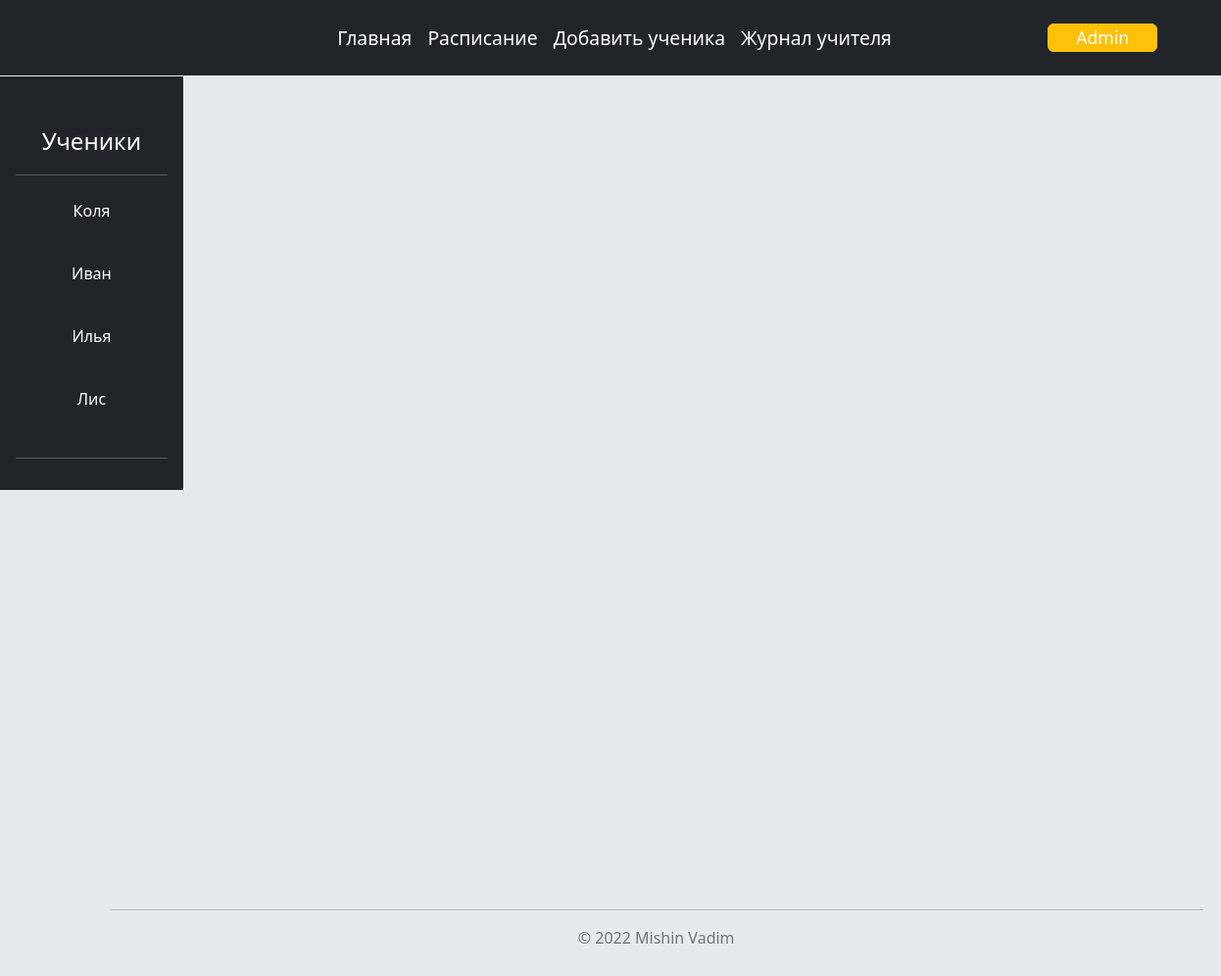
Page /journal/0 (signed in) on the committed database.
### data/user.py (models this page shows, shortened)
class User(SqlAlchemyBase, UserMixin):
    __tablename__ = 'users'
    id = sqlalchemy.Column(sqlalchemy.Integer, primary_key=True, autoincrement=True)
    login = sqlalchemy.Column(sqlalchemy.String, nullable=True)
    name = sqlalchemy.Column(sqlalchemy.String)
    hashed_password = sqlalchemy.Column(sqlalchemy.String, nullable=True)
    type = sqlalchemy.Column(sqlalchemy.Integer)

### data/student.py (models this page shows)
class Student(SqlAlchemyBase):
    __tablename__ = 'students'
    id = sqlalchemy.Column(sqlalchemy.Integer, primary_key=True, autoincrement=True)
    name = sqlalchemy.Column(sqlalchemy.String, nullable=True)
    phone = sqlalchemy.Column(sqlalchemy.String, nullable=True)
    link = sqlalchemy.Column(sqlalchemy.String, nullable=True)
    data_lesson = sqlalchemy.Column(sqlalchemy.String, nullable=True)
    class_student = sqlalchemy.Column(sqlalchemy.String)
    def get_info(self):
        temp = self.data_lesson.split(";")
        day = []
        time = {}
        for i in temp:
            day.append(i.split("-")[0])
            time[i.split("-")[0]] = i.split("-")[1]
        return [str(self.id), self.name, self.link, self.phone, day, time, self.class_student]

### main.py (the view, shortened to what this page needs)
@app.route('/journal/<id>', methods=['GET', 'POST'])
@login_required
def journal(id):
    form = AddInfoForm()
    db_sess = db_session.create_session()
    studets = db_sess.query(Student).all()
    st = []
    for i in studets:
        st.append(i.get_info())
    db_sess.close()
    if id == '0':
        return render_template("journal_page.html", students=st, href="/journal/", indentificator=id)

### data/db_session.py (called while the page is built)
def create_session() -> Session:
    global __factory
    return __factory()

### main.py (called while the page is built)
@login_manager.user_loader
def load_user(user_id):
    db_sess = db_session.create_session()
    return db_sess.query(User).get(user_id)

### templates/journal_page.html (shortened to what this page needs)
{% extends "main_page.html" %}
{% block content %}
        <div class="d-flex flex-column flex-shrink-0 p-3 text-white bg-dark sidenav" style="text-align: center;>
            <a href="#" class="d-flex align-items-center mb-3 mb-md-0 me-md-auto text-white text-decoration-none">
                <svg class="bi me-2" width="40" height="32"><use xlink:href="#bootstrap"/></svg>
                <span class="fs-4" >  <div class="side_h"> Ученики</div>   </span>
            <hr >
                <ul class="nav nav-pills flex-column mb-auto">
                  {% for student in students %}
                    <li class="nav-item">
                        {% if student[0] == indentificator %}
                                <a href="{{href + student[0]}}" class="nav-link active" a style="background-color: #F7BB07" ria-current="page" >
                                   {{student[1]}}
                                 </a>
                        {% else %}
                               <a href="{{href + student[0]}}" class="nav-link text-white" aria-current="page">
                                   {{student[1]}}
                                 </a>
                        {% endif %}
                              <br>
                      </li>
                    {% endfor %}
                </ul>
            <hr>
          </div>
    <div class="margin_input" style="height: auto">
        <br>
        </div>
    </div>
{% endblock %}

### templates/main_page.html (shortened to what this page needs)
<!doctype html>
<html lang="en">
    <head>
        <link rel="stylesheet" type="text/css" href="{{url_for('static', filename='style.css')}}" />
        <link href="https://cdn.jsdelivr.net/npm/bootstrap@5.2.3/dist/css/bootstrap.min.css" rel="stylesheet">
    </head>
    <body class="bgcolor_fon">
        <div style="min-height: 100%; ">
        <header class="p-3 bg-dark text-white">
            <div class="container">
              <div class="d-flex flex-wrap align-items-center justify-content-center justify-content-lg-start">
                <a href="/" class="d-flex align-items-center mb-2 mb-lg-0 text-white text-decoration-none">
                  <svg class="bi me-2" width="40" height="32" role="img" aria-label="Bootstrap"><use xlink:href="#bootstrap"/></svg>
                </a>
                {% if current_user.is_authenticated %}
                    {% if current_user.type == 1 %}
                           <ul class="nav col-12 col-lg-auto me-lg-auto mb-2 justify-content-center mb-md-0 text_nav navig">
                                <li class="text_nav"><a href="/" class="nav-link px-2 text-white">Главная</a></li>
                                <li class="text_nav"><a href="/schedule" class="nav-link px-2 text-white">Расписание</a></li>
                                <li class="text_nav"><a href="/add_student" class="nav-link px-2 text-white">Добавить ученика</a></li>
                                <li class="text_nav"><a href="/journal/0" class="nav-link px-2 text-white">Журнал учителя</a></li>
                            </ul>
                    {% else %}
                            <ul class="nav col-12 col-lg-auto me-lg-auto mb-2 justify-content-center mb-md-0 text_nav navig">
                                <li class="text_nav"><a href="/" class="nav-link px-2 text-white">Главная</a></li>
                                <li class="text_nav"><a href="/journal_student/{{current_user.id}}" class="nav-link px-2 text-white">Журнал</a></li>
                            </ul>
                     {% endif %}
                    <a class="navbar-brand btn btn-warning " style="color: #FFFFFF; font-size: 110%; min-width:10%;" href="/logout">
                         {{ current_user.name }}
                    </a>
                    {% else %}
                      <a class="btn btn-warning " style="margin-left: 90%" href="/login">
                          Войти
                      </a>
                {% endif %}
              </div>
            </div>
        </header>
            {% block content %}
            {% endblock %}
        <div class="container" style="float:left; margin-left: 8%;margin-right: 8%">
          <footer class="py-3 my-4">
                <br>
                <br>
                <br>
              <hr>
                <p class="text-center text-muted">&copy; 2022 Mishin Vadim</p>
          </footer>
        </div>
    </body>
</html>

### static/style.css (style rules this page uses)
html { min-height: 100vh; min-width: 100vh; }
body { width: 100%; height:100vh }
.bgcolor_fon { background-color: #E7EAED ; }
.text_nav { font-size: 110%; }
.navig { margin-left:20% }
.sidenav { height:100%; min-width:15%; float:left; margin-top:1px; }
.side_h { font-size: 100%; }
.margin_input { margin-left: 15%; }

### rows in the picture
User: name "Admin"
Student: name "Коля"
Student: name "Иван"
Student: name "Илья"
Student: name "Лис"
